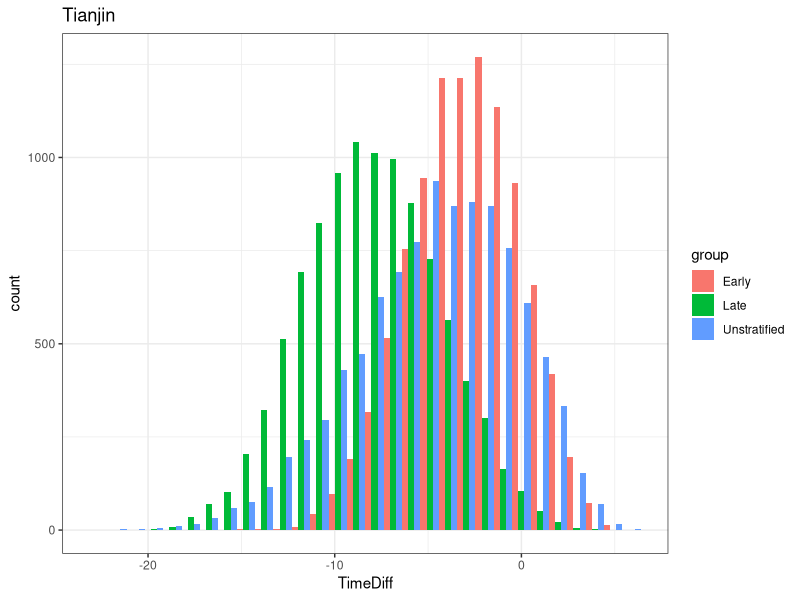
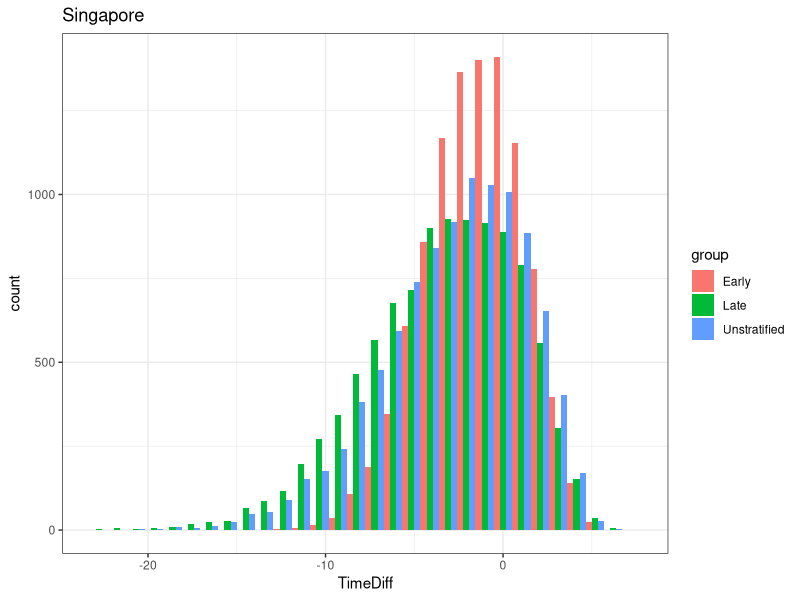
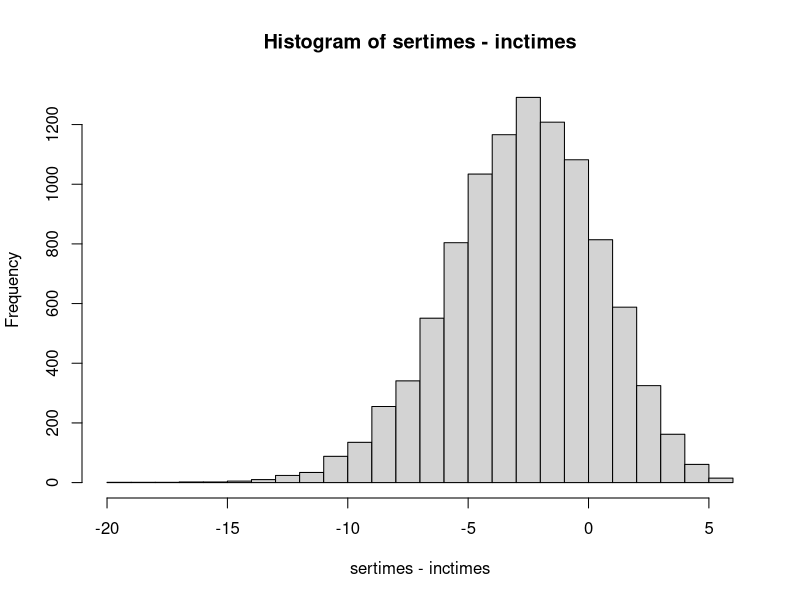
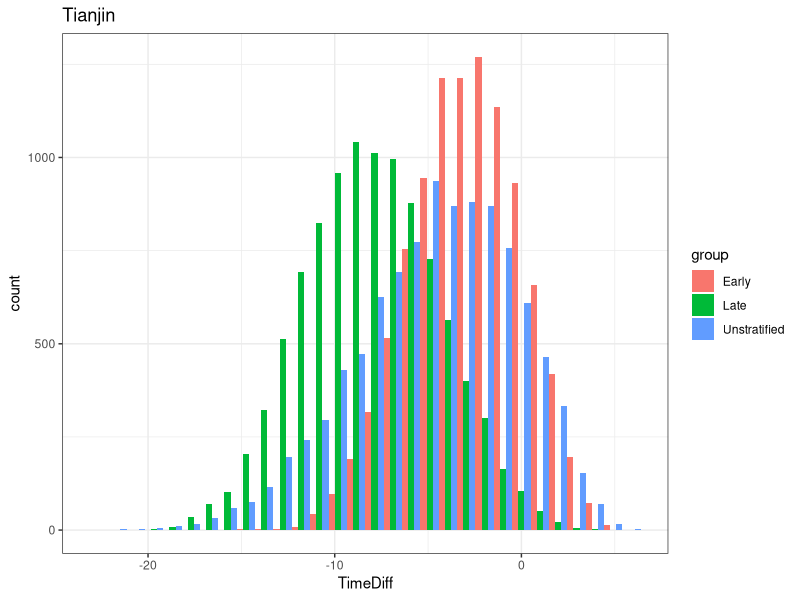
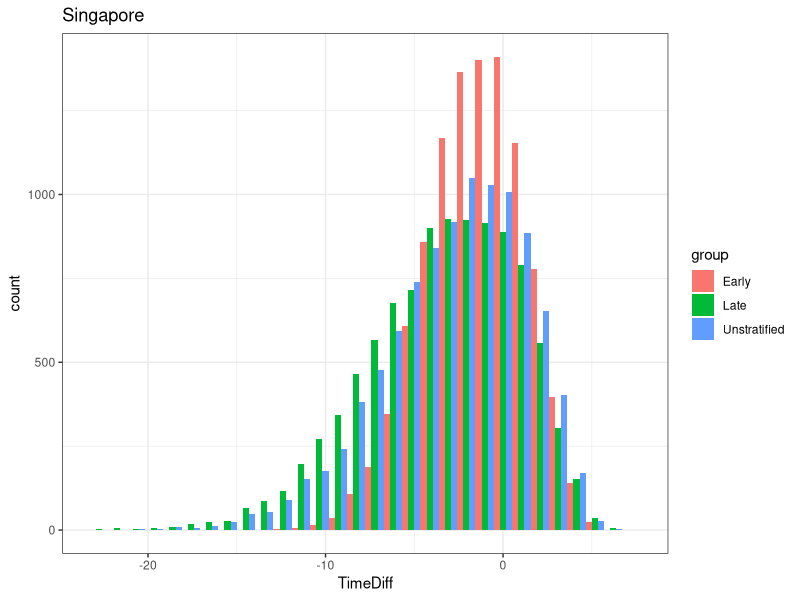

Here is the R script that generated these plots, in order:
## ---- chunk 1
knitr::opts_chunk$set(echo = TRUE)
library(ggplot2)
## ---- chunk 2
tianjin=list()
tianjin[[1]]=list(median=6.86, shape=2.74, minshape=2.01, maxshape=3.73, scale=7.84, minscale=6.85, maxscale=8.97)
tianjin[[2]]=list(median=12.43, shape=3.95, minshape=2.66, maxshape=5.85, scale=13.64, minscale=11.99, maxscale=15.51)
tianjin[[3]]=list(median= 6.40, shape= 2.25, minshape=NA, maxshape=NA, scale =10.1, minscale=NA, maxscale=NA)

singapore=list()
singapore[[1]]=list(median= 5.46, shape= 2.35, scale= 6.38)
singapore[[2]]=list(median= 7.27, shape= 1.93, scale= 8.79)
singapore[[3]]=list(median=6.55 , shape=1.876 , scale =7.968)
## ---- chunk 3
Nsamp=10000
inctimesE = rweibull(Nsamp, shape = tianjin[[1]]$shape, scale = tianjin[[1]]$scale)
inctimesL = rweibull(Nsamp, shape = tianjin[[2]]$shape, scale = tianjin[[2]]$scale)
inctimesU = rweibull(Nsamp, shape = tianjin[[3]]$shape, scale = tianjin[[3]]$scale)


sertimes= rnorm(Nsamp, mean = 4.22, sd = 0.978)

d1=data.frame(TimeDiff=sertimes-inctimesE, group="Early")
d2=data.frame(TimeDiff=sertimes-inctimesL, group="Late")
d3=data.frame(TimeDiff=sertimes-inctimesU, group="Unstratified")

df=rbind(d1,d2, d3) 

ggplot(data=df, aes(x=TimeDiff, fill=group))+geom_histogram(position="dodge")+theme_bw()+ggtitle("Tianjin")

ggsave(file="portion_pre_Tianjin.pdf", height=4,width = 6)
#sum(sertimes-inctimes < 0)/Nsamp
sum(d1$TimeDiff<0)/length(d1$TimeDiff)
sum(d2$TimeDiff<0)/length(d2$TimeDiff)
sum(d3$TimeDiff<0)/length(d3$TimeDiff)
## ---- chunk 4
Nsamp=10000
inctimesE = rweibull(Nsamp, shape = singapore[[1]]$shape, scale = singapore[[1]]$scale)
inctimesL = rweibull(Nsamp, shape = singapore[[2]]$shape, scale = singapore[[2]]$scale)
inctimesU = rweibull(Nsamp, shape = singapore[[3]]$shape, scale = singapore[[3]]$scale)


sertimes= rnorm(Nsamp, mean = 4.22, sd = 0.978)

d1=data.frame(TimeDiff=sertimes-inctimesE, group="Early")
d2=data.frame(TimeDiff=sertimes-inctimesL, group="Late")
d3=data.frame(TimeDiff=sertimes-inctimesU, group="Unstratified")

df=rbind(d1,d2, d3) 

ggplot(data=df, aes(x=TimeDiff, fill=group))+geom_histogram(position="dodge")+theme_bw()+ggtitle("Singapore")

ggsave(file="portion_pre_Singapore.pdf", height=4,width = 6)
#sum(sertimes-inctimes < 0)/Nsamp
sum(d1$TimeDiff<0)/length(d1$TimeDiff)
sum(d2$TimeDiff<0)/length(d2$TimeDiff)
sum(d3$TimeDiff<0)/length(d3$TimeDiff)

## ---- chunk 5
Nsamp=10000
shapes=rnorm(Nsamp, tianjin[[1]]$shape, (tianjin[[1]]$maxshape-tianjin[[1]]$shape)/1.96)
scales=rnorm(Nsamp, tianjin[[1]]$scale, (tianjin[[1]]$maxscale-tianjin[[1]]$scale)/1.96)
inctimes = rweibull(Nsamp, shape=shapes, scale=scales)
# tianjin mean 4.22 (3.15, 5.29) so sd of the means is 
serialmeansd=(4.22-3.15)/1.96
sermeans = rnorm(Nsamp, 4.22, serialmeansd)
sersd=1 # sd in the mean  ... ok 
sertimes= rnorm(Nsamp, mean =sermeans, sd=sersd)
hist(sertimes-inctimes,breaks = 30) # even worse 
